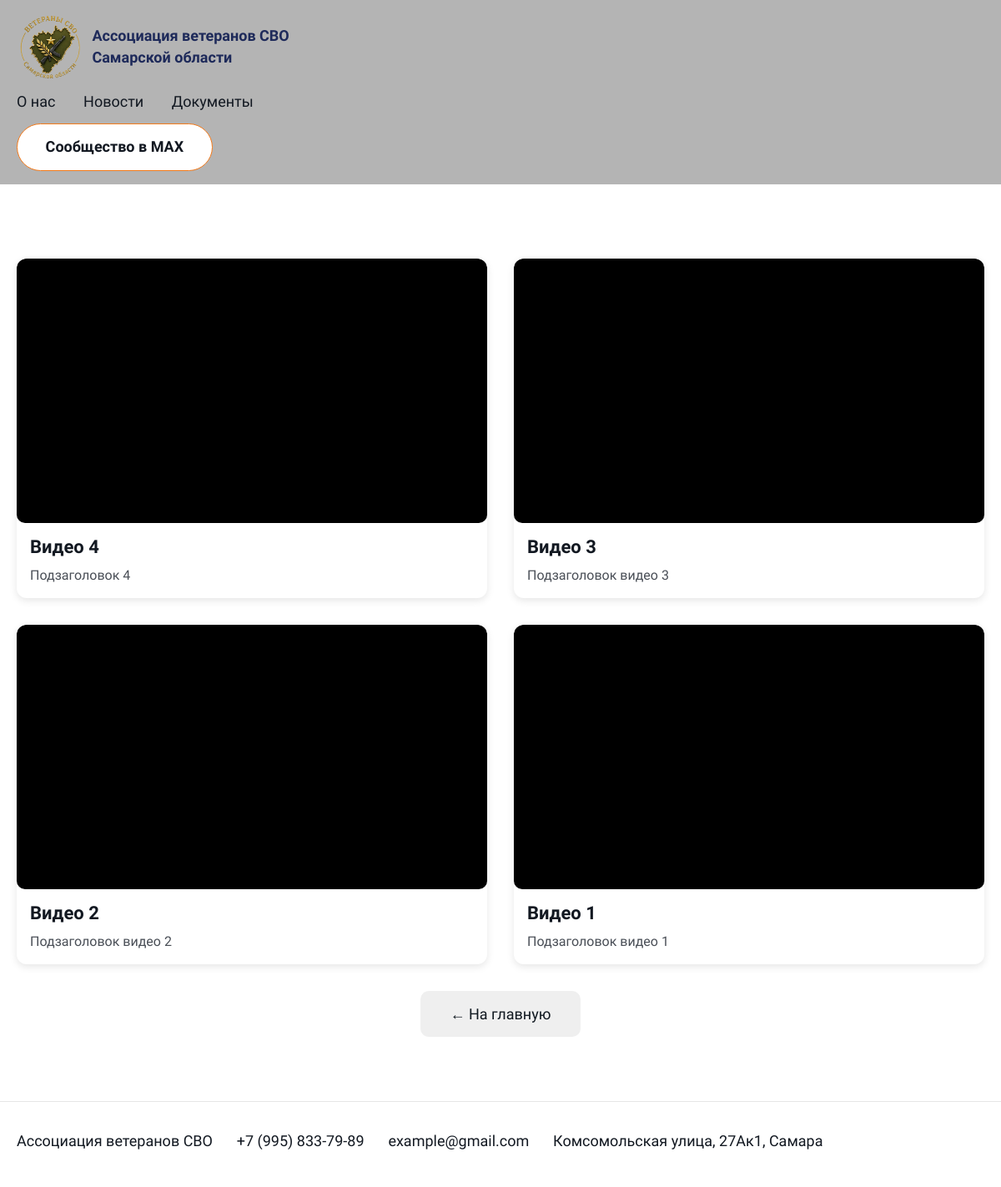
Screenshot of /videos/ with the database file from the repository.
### main/models.py (models this page shows, shortened)
class Video(models.Model):
    title = models.CharField('Название', max_length=200)
    subtitle = models.CharField('Подзаголовок', max_length=300, blank=True)
    video_url = models.URLField('Ссылка на видео')
    class Meta:
        verbose_name = 'Видео'
        verbose_name_plural = 'Видео'
    def embed_url(self):
        url = self.video_url
        if not url:
            return ''
        vk_video_pattern = r'vkvideo\.ru/video-?(\d+)_(\d+)'
        match = re.search(vk_video_pattern, url)
        if match:
            oid = match.group(1)  # ID сообщества
            vid = match.group(2)  # ID видео
            return f'https://vkvideo.ru/video_ext.php?oid=-{oid}&id={vid}&hd=3'
        vk_com_pattern = r'vk\.com/video-?(\d+)_(\d+)'
        match = re.search(vk_com_pattern, url)
        if match:
            oid = match.group(1)
            vid = match.group(2)
            return f'https://vkvideo.ru/video_ext.php?oid=-{oid}&id={vid}&hd=3'
        yt_pattern = r'(?:youtube\.com/watch\?v=|youtu\.be/)([\w-]+)'
        match = re.search(yt_pattern, url)
        if match:
            return f'https://www.youtube.com/embed/{match.group(1)}'
        rt_pattern = r'(?:rutube\.ru/video/)([\w-]+)'
        match = re.search(rt_pattern, url)
        if match:
            return f'https://rutube.ru/play/embed/{match.group(1)}'
        return url

class Phone(models.Model):
    PHONE_TYPES = (
        ('main', 'Основной'),
        ('hotline', 'Горячая линия'),
        ('fax', 'Факс'),
        ('other', 'Дополнительный'),
    )
    contact_info = models.ForeignKey(
        ContactInfo,
        on_delete=models.CASCADE,
        related_name='phones',
        verbose_name='Контактная информация'
    )
    number = models.CharField('Номер телефона', max_length=20)
    type = models.CharField('Тип', max_length=20, choices=PHONE_TYPES, default='other')
    order = models.PositiveIntegerField('Порядок', default=0)
    class Meta:
        verbose_name = 'Телефон'
        verbose_name_plural = 'Телефоны'
        ordering = ['order']

class ContactInfo(models.Model):
    email = models.EmailField('Email')
    address = models.CharField('Адрес', max_length=300)
    map_coordinates = models.CharField(
        'Координаты карты',
        max_length=100,
        blank=True,
        help_text='Например: 55.751244,37.618423'
    )
    map_zoom = models.PositiveSmallIntegerField('Масштаб карты', default=12)
    work_time = models.CharField('Время работы', max_length=200, default='Пн-Пт: 9:00-18:00')
    class Meta:
        verbose_name = 'Контактная информация'
        verbose_name_plural = 'Контактная информация'

### main/views.py (the view)
# urls.py: path('videos/', views.video_list, name='video_list'),
def video_list(request):
    videos = Video.objects.all().order_by('-id')
    return render(request, 'main/video_list.html', {'videos': videos})

### main/context_processors.py (called while the page is built)
def global_context(request):
    return {
        'contacts': ContactInfo.objects.first(),
    }

def site_content(request):
    return {'site_content': SiteContent.objects.first()}

### main/templates/main/video_list.html (shortened to what this page needs)
{% extends 'main/base.html' %}
{% load static %}
{% block content %}
<section class="surface-white section-block">
    <div class="container">
        {% if videos %}
            <div class="video-list-grid">
                {% for video in videos %}
                    <article class="video-card video-card-grid">
                        <div class="video-wrapper">
                            <iframe src="{{ video.embed_url }}" loading="lazy" frameborder="0" allowfullscreen title="{{ video.title }}"></iframe>
                        </div>
                        <h3>{{ video.title }}</h3>
                        <p>{{ video.subtitle|default:"" }}</p>
                    </article>
                {% endfor %}
            </div>
        {% else %}
            <p>Видео пока не добавлены.</p>
        {% endif %}
        <div class="video-action">
            <a href="{% url 'main:home' %}#news" class="btn btn-light">← На главную</a>
        </div>
    </div>
</section>
{% endblock %}

### main/templates/main/base.html (shortened to what this page needs)
<!DOCTYPE html>
{% load static %}
<html lang="ru">
<head>
    <link rel="stylesheet" href="{% static 'main/css/style.css' %}">
</head>
<body>
    <header class="site-header">
        <div class="container header-inner">
            <a href="#top" class="brand">
                <img src="{% static 'main/images/logo-1.png' %}" alt="Логотип" class="brand-logo">
                <span>Ассоциация ветеранов СВО Самарской области</span>
            </a>
            <nav aria-label="Основная навигация">
                <ul class="nav-list">
                    <li><a href="#intro" class="nav-item-link">О нас</a></li>
                    <li><a href="#news" class="nav-item-link">Новости</a></li>
                    <li><a href="#documents" class="nav-item-link">Документы</a></li>
                </ul>
            </nav>
            <a class="max-link" href="#max-community">Сообщество в MAX</a>
        </div>
    </header>
    <main class="page-content">
        {% block content %}{% endblock %}
    </main>
    <footer class="site-footer">
        <div class="container footer-inner">
            {% if contacts %}
                <p>{{ contacts.organization|default:"Ассоциация ветеранов СВО" }}</p>
                {% for phone in contacts.phones.all %}
                    <p>{{ phone.number }}</p>
                {% endfor %}
                <p>{{ contacts.email }}</p>
                <p>{{ contacts.address }}</p>
            {% endif %}
        </div>
    </footer>
</body>
</html>

### main/static/main/css/style.css (style rules this page uses)
:root { --bg-gray: #adadad; --bg-white: #ffffff; --text: #121821; --muted: #4a4f57; --line: #f27a1a; --accent: #f47a1a; --img-gerb: url("/static/images/gerb-rf.jpg"); --img-hero: url("/static/images/hero-bg.jpg"); }
* { box-sizing: border-box; }
html { scroll-behavior: smooth; }
body { margin: 0; padding: 0; font-family: 'Golos Text', sans-serif; color: var(--text); background: #d6d6d6; }
a { color: inherit; text-decoration: none; }
.container { width: min(1500px, calc(100% - 2rem)); margin: 0 auto; }
.page-content { padding: 0; }
.site-header { position: sticky; top: 0; z-index: 100; background: #b4b4b4; }
.header-inner { min-height: 104px; display: grid; grid-template-columns: auto 1fr auto; align-items: center; gap: 2rem; }
.brand { display: inline-flex; align-items: center; gap: 0.65rem; max-width: 370px; line-height: 1.1; font-weight: 700; font-size: 16px; text-decoration: none; color: #1e2a5a; }
.brand-logo { width: 80px; height: auto; display: block; }
.nav-list { list-style: none; margin: 0; padding: 0; display: flex; justify-content: center; flex-wrap: wrap; gap: 2.1rem; }
.nav-item-link, .max-link { font-size: 18px; }
.max-link { padding: 0.9rem 2.1rem; border: 1px solid #f47a1a; border-radius: 999px; font-weight: 700; background: #fff; font-size: 16px; }
.btn { appearance: none; border: none; border-radius: 10px; padding: 1.05rem 2.2rem; line-height: 1.2; cursor: pointer; }
.btn-light { background: #efefef; color: #101820; }
.surface-white { background: var(--bg-white); }
.section-block { padding: 3.6rem 0; }
.project-card h3, .poster-card h3, .news-card h3, .video-card h3 { margin: 0 0 0.55rem; }
.project-card p, .poster-card p, .news-card p, .video-card p { margin: 0; }
.video-action { display: flex; justify-content: center; margin-top: 2rem; }
.site-footer { background: #fff; padding: 1.2rem 0 1.5rem; }
.footer-inner { border-top: 1px solid #e6e6e6; padding-top: 1rem; display: flex; flex-wrap: wrap; gap: 1rem 1.8rem; }
body :where(p, span, a, li, button, input, select, textarea, label, summary, strong) { font-size: 18px !important; line-height: 1.45; }
body :where(h1, h2, h3, h4, h5, h6) { line-height: 1.2; }
.project-card h3, .poster-card h3, .news-card h3, .video-card h3 { font-size: 22px !important; }
.project-card p, .poster-card p, .news-card p, .video-card p, .section-subtitle { font-size: 16px !important; }
@media (max-width: 1200px) { .header-inner { grid-template-columns: 1fr; justify-items: start; gap: 0.8rem; padding: 1rem 0; } }
.video-wrapper { position: relative; padding-bottom: 56.25%; height: 0; overflow: hidden; border-radius: 10px; background: #000; }
.video-wrapper iframe { position: absolute; top: 0; left: 0; width: 100%; height: 100%; border: none; }
.container { width: 100%; max-width: 1500px; margin: 0 auto; padding-left: 20px; padding-right: 20px; box-sizing: border-box; }
.video-list-grid { display: grid; grid-template-columns: repeat(2, 1fr); gap: 2rem; margin: 2rem 0; }
.video-card-grid { background: #fff; border-radius: 12px; overflow: hidden; box-shadow: 0 3px 10px rgba(0,0,0,0.1); transition: transform 0.2s; }
.video-card-grid .video-wrapper { aspect-ratio: 16 / 9; }
.video-card-grid h3 { margin: 1rem 1rem 0.5rem; font-size: 1.2rem; }
.video-card-grid p { margin: 0 1rem 1rem; color: var(--muted); }
section { scroll-margin-top: 100px; }

### rows the page displays
Video: title "Видео 4", subtitle "Подзаголовок 4"
Video: title "Видео 3", subtitle "Подзаголовок видео 3"
Video: title "Видео 2", subtitle "Подзаголовок видео 2"
Video: title "Видео 1", subtitle "Подзаголовок видео 1"
Phone: number "+7 (995) 833-79-89"
ContactInfo: email "example@gmail.com", address "Комсомольская улица, 27Ак1, Самара"

### other values shown
{{ contacts.organization|default:"Ассоциация ветеранов СВО" }} "Ассоциация ветеранов СВО"
